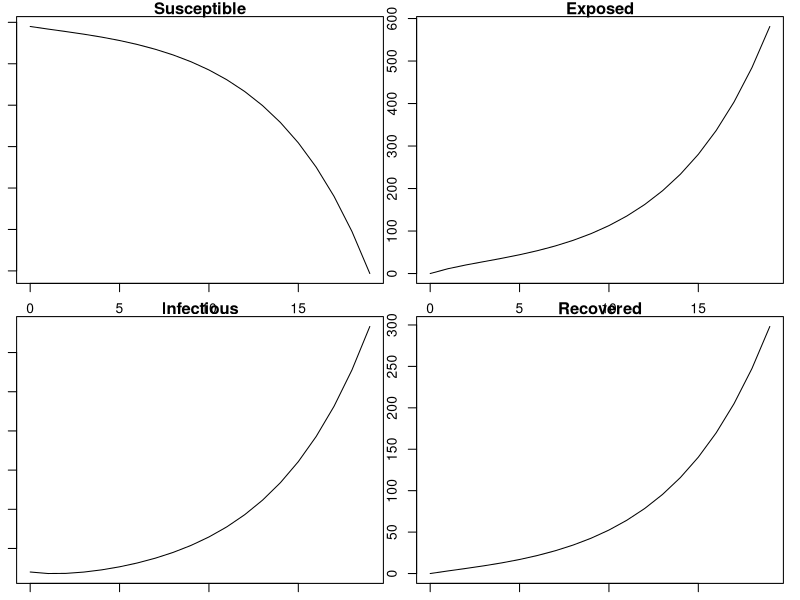
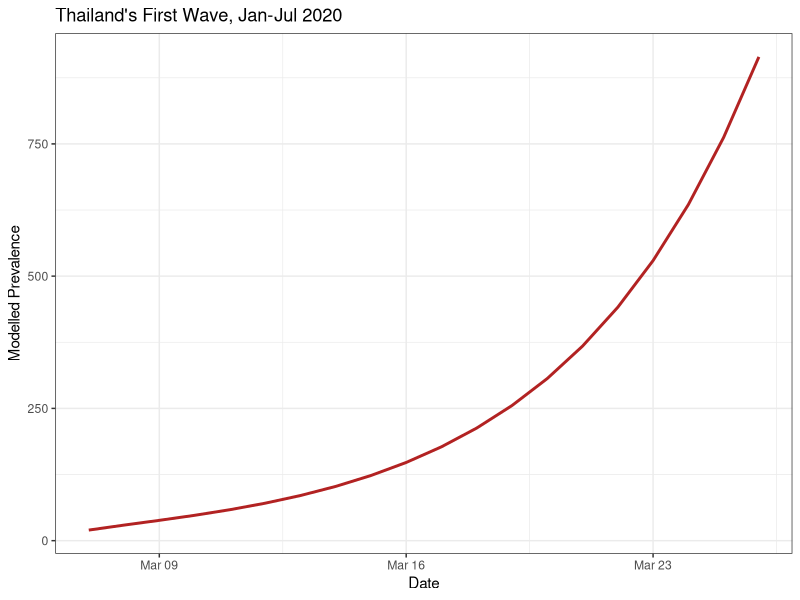
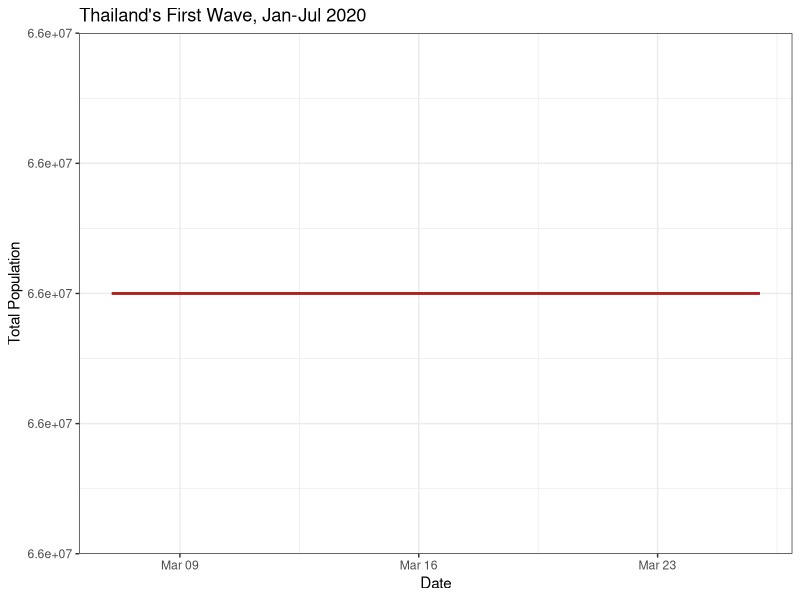
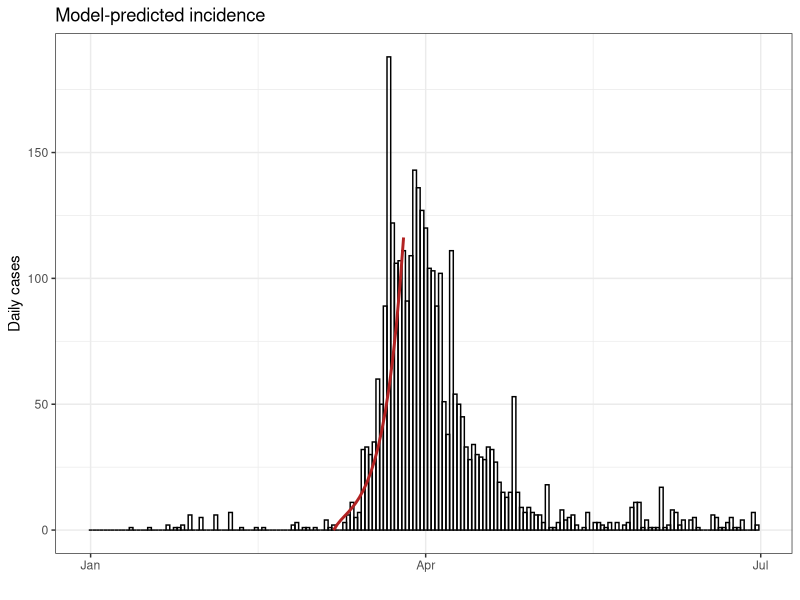
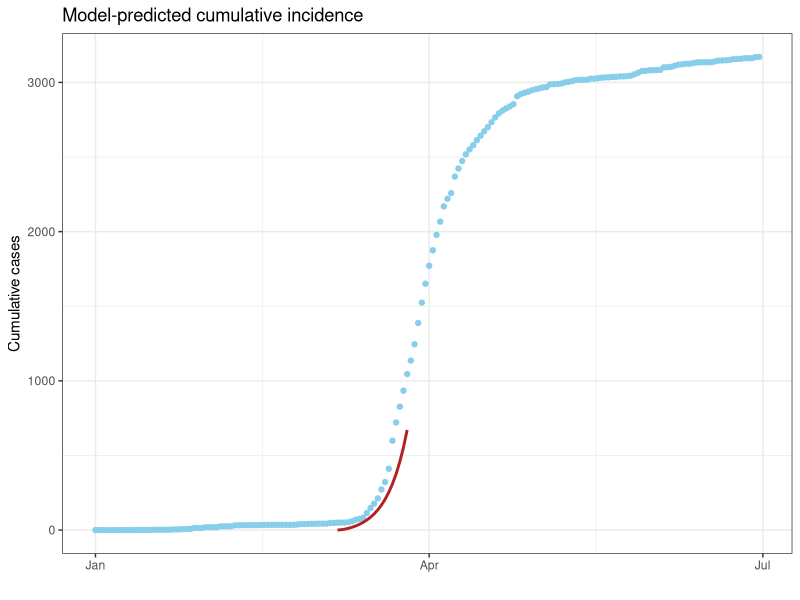

Source code (R) for these figures, in order:
## ---- chunk 1
knitr::opts_chunk$set(
    fig.align = "center"
)
## ---- chunk 2
# SPARK Modelling Short course
# 2023 Infectious Diseases Modelling

#########################################
## Modelling Thailand's COVID outbreak ##
#########################################
## ---- chunk 3
#| message: false
#| warning: false

library(dplyr)
library(deSolve)
library(ggplot2)
## ---- chunk 4
first_wave <- read.csv("first_wave_TH.csv", colClasses = c("Date", "numeric", "numeric"))
# Convert dates
first_wave$Date <- as.Date(first_wave$Date, format = "%Y-%m-%d")

summary(first_wave)
## ---- chunk 5
parameters <- c(
    R0 = 4,
    latent_period = 5,
    infectious_period = 6
)
## ---- chunk 6
# Initial conditions
Total_population <- 6.6e7
Initial_exposed <- 0
Initial_infected <- 20
Initial_recovered <- 0
Initial_susceptible <- Total_population - Initial_exposed - Initial_infected - Initial_recovered

# State variables
state <- c(
    Susceptible = Initial_susceptible,
    Exposed = Initial_exposed,
    Infectious = Initial_infected,
    Recovered = Initial_recovered
)
## ---- chunk 7
# Time window
start_date <- as.Date("2020-03-07")
end_date <- as.Date("2020-03-26")
times <- seq(start_date, end_date, by = 1)
## ---- chunk 8
# Model function
COVID.base <- function(t, state, parameters) {
    with(as.list(c(state, parameters)), {
        # Calculate the total population size
        Total_population <- Susceptible + Exposed + Infectious + Recovered

        # Calculate the average force of infection imposed on each susceptible individual
        force_of_infection <- R0 * Infectious / (Total_population * infectious_period)

        # Calculate the net (instantaneous) change in each state variable
        Susceptible_change <- -force_of_infection * Susceptible
        Exposed_change <- force_of_infection * Susceptible - Exposed / latent_period
        Infectious_change <- Exposed / latent_period - Infectious / infectious_period
        Recovered_change <- Infectious / infectious_period

        # Return net changes as list
        return(list(
            c(
                Susceptible_change,
                Exposed_change,
                Infectious_change,
                Recovered_change
            )
        ))
    })
}
## ---- chunk 9
# Solve model
out <- ode(y = state, times = as.numeric(times - times[1]), func = COVID.base, parms = parameters)
# Plot solution
par(mar = c(1, 1, 1, 1)) # reduce the margins of the plot in order to fit it in the panel
plot(out)
## ---- chunk 10
tidy_base_model <- function(ode_output, times, parameters) {
    as.data.frame(ode_output) %>%
        mutate(
            Prevalence = Exposed + Infectious,
            Incidence = Exposed / parameters["latent_period"],
            Cumulative_incidence = cumsum(Incidence),
            Population = Susceptible + Exposed + Infectious + Recovered,
            Date = times
        )
}

tidied_output <- tidy_base_model(out, times, parameters)
## ---- chunk 11
ggplot() +
    geom_line(aes(x = Date, y = Prevalence), data = tidied_output, linewidth = 1, colour = "firebrick") +
    labs(x="Date", y="Modelled Prevalence") +
    ggtitle("Thailand's First Wave, Jan-Jul 2020") +
    theme_bw()

ggplot() +
    geom_line(aes(x = Date, y = Population), data = tidied_output, linewidth = 1, colour = "firebrick") +
    ggtitle("Thailand's First Wave, Jan-Jul 2020") +
    labs(x="Date", y="Total Population") +
    ggtitle("Thailand's First Wave, Jan-Jul 2020") +
    theme_bw()
## ---- chunk 12
# Compare the solution with the data
# Incidence
ggplot(first_wave) +
  geom_col(aes(x=Date, y=Cases), width=1, fill=NA, colour="black") +
  geom_line(data=tidied_output, aes(x=Date, y=Incidence), size=1, colour="firebrick") +
  ylab("Daily cases") +
  xlab("") +
  ggtitle("Model-predicted incidence") +
  theme_bw()


# Cumulative incidence
ggplot(first_wave) +
  geom_point(aes(x=Date, y=Cumulative_cases), linewidth=2, colour="skyblue") +
  geom_line(data=tidied_output, aes(x=Date, y=Cumulative_incidence), size=1, colour="firebrick") +
  ylab("Cumulative cases") +
  xlab("") +
  ggtitle("Model-predicted cumulative incidence") +
  theme_bw()		
## ---- chunk 13
start_date = as.Date("2020-03-07")
end_date = as.Date("2020-04-26")
times_long = seq(start_date, end_date, by=1)

long_out <- ode(y = state, times = as.numeric(times_long - times_long[1]), func = COVID.base, parms = parameters)
tidied_long <- tidy_base_model(long_out, times_long, parameters)
